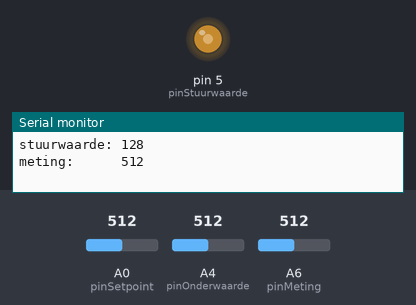
Simulated run of this sketch. Board: Arduino Nano, built with avr-gcc and run on an emulated ATmega328P. Shown: output pins drawn as LEDs (lit = HIGH), the last lines printed to the serial monitor. Inputs (shaded band) come from the test bench; at power-on: A0 (pinSetpoint) = 512, A4 (pinOnderwaarde) = 512, A6 (pinMeting) = 512.

Above: at 1.2 s.
1.3 s: A0 (pinSetpoint) set to 716
At 2.3 s:
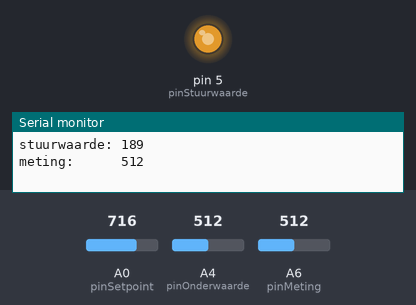
2.8 s: A4 (pinOnderwaarde) set to 716
At 3.5 s:
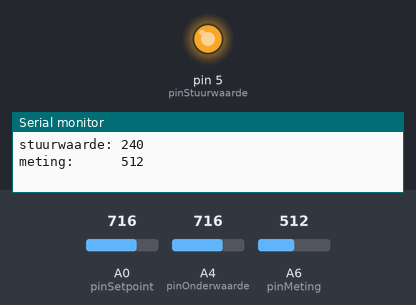
4.3 s: A6 (pinMeting) set to 1023
At 4.6 s:
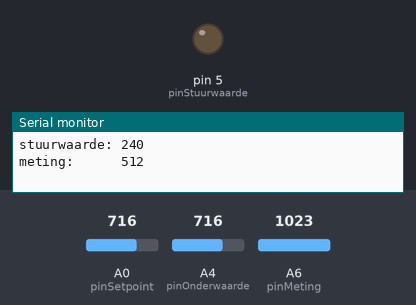
5.8 s: A6 (pinMeting) set to 999
At 7.0 s:
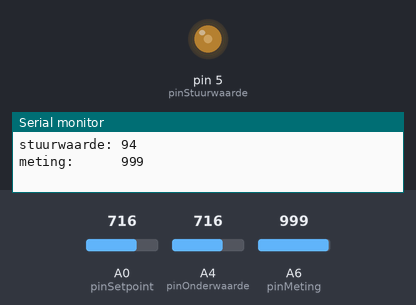
7.3 s: A6 (pinMeting) set to 511
At 8.1 s:
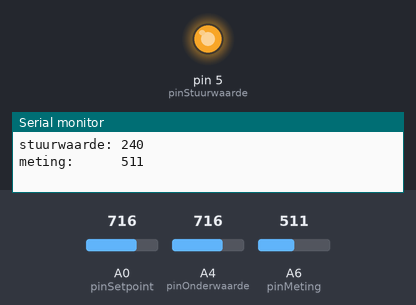
8.8 s: A4 (pinOnderwaarde) set to 0
At 9.2 s:
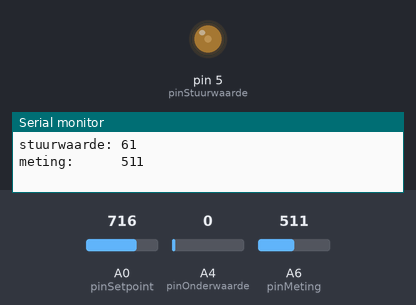
Timing chart, 0 to 11.3 s (numbered marks = the images above; inputs shaded):
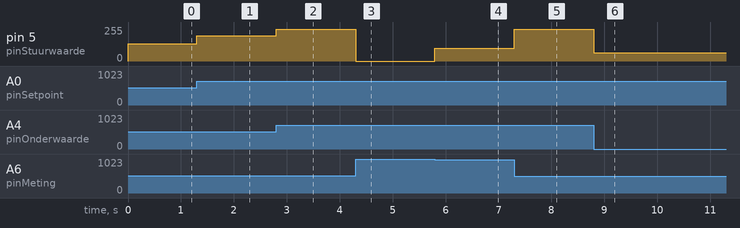

Measured:
- the behaviour switches between 1015 and 1014 on A6 (pinMeting) (found by bisection; images 3 and 4)
- after the input at 1.3 s, pin 5 (pinStuurwaarde): 128/255 → 189/255 at once
- after the input at 2.8 s, pin 5 (pinStuurwaarde): 189/255 → 240/255 at once
- after the input at 4.3 s, pin 5 (pinStuurwaarde): 240/255 → 0/255 at once
- after the input at 5.8 s, pin 5 (pinStuurwaarde): 0/255 → 94/255 at once
- after the input at 7.3 s, pin 5 (pinStuurwaarde): 94/255 → 240/255 at once
- after the input at 8.8 s, pin 5 (pinStuurwaarde): 240/255 → 61/255 at once

The sketch:

regelingGasklepPv02.ino
```cpp
// 19-3-2025: opgeslagen als  regelingGasklepPv02
// regelingGasklepPv01
// 27-6-2022: Transistor vervangen door een nieuwe. Diode vervangen door SB560.
// Schottky kan de snelle puls van de tegenEMK beter aan. Zener weggelaten. Nu geen
// hoge temperatuur meer.
// 21-6-2022: Deze versie werkt nu, praktisch gezien. De klep laat zich over het hele
// bereik regelen. De pieken zitten nog steeds in het PWM signaal. De schakeltransistor
// wordt bloedheet. De gemeten waarde kloppen nog niet.
// 20-6-2022: meetwaarde float gemaakt, anders wordt ie bij deling door
// 1023 gelijk nul. Meting van de potmeterwaarde van de gasklep ingevoerd voor
// regeling. Dit wordt vastgelegd in de variabele 'meting', de waarde die wordt
// vergeleken met 'setpoint'. Proportionele regeling gemaakt.
//
int pinMeting = A6;
int pinSetpoint = A0; //pin voor 0 tot 5 volt input
int pinOnderwaarde = A4; //pin voor de middenspanning op de onderwaardepotmeter
int pinStuurwaarde = 5; // pin voor de PWM output
int meting;   // waarde gemeten van de potmeter van de gasklep (0 - 1023)
int onderwaarde; // waarde gelezen van de onderwaardepotmeter (0 - 1023)
float setpoint; // waarde gelezen uit de input van 0 tot 5 volt omgezet naar 0 - 1023
int stuurwaarde; // dutycycle voor de PWMpin (0 - 255)
unsigned long tijd, tijdOud; // om print te timen.
float Kp; //factor voor de proportionele regeling (alleen de P van PID)
int error; // is setpoint - meting


void setup() {
  Serial.begin(115200);
  pinMode(pinStuurwaarde, OUTPUT);
  tijdOud = millis();
  Kp = 1.2;
}

void loop() {
  tijd = millis();
  meting = analogRead(pinMeting);
  setpoint = analogRead(pinSetpoint);
  error = setpoint - meting;
  onderwaarde = analogRead(pinOnderwaarde);
  stuurwaarde = onderwaarde + Kp * error;
  if (stuurwaarde < onderwaarde/2.) {stuurwaarde = 0;}
  if (stuurwaarde > 1023) {stuurwaarde = 1023;}
  stuurwaarde = stuurwaarde / 4.; // analogWrite() heeft ingangsbereik van 0 - 255.
  analogWrite(pinStuurwaarde, stuurwaarde);
  if ((tijd - tijdOud) > 1000) {
    Serial.println("Output from  sketch regelingGasklepPv02:");
    Serial.print("setpoint:    ");
    Serial.println((int)setpoint);
    Serial.print("onderwaarde: ");
    Serial.println(onderwaarde);
    Serial.print("stuurwaarde: ");
    Serial.println(stuurwaarde);
    Serial.print("meting:      ");
    Serial.println(meting);
    Serial.println(" ");
    tijdOud = tijd;
  }
}
```
